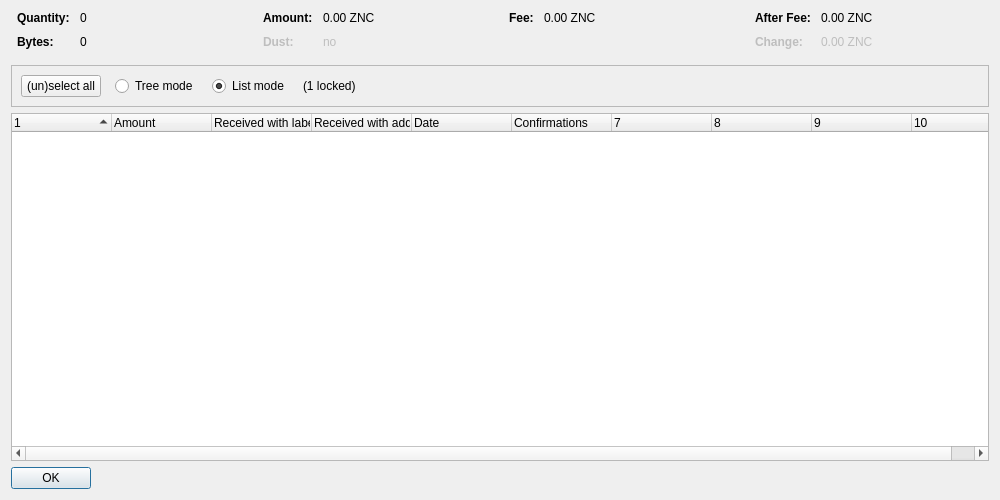
<?xml version="1.0" encoding="UTF-8"?>
<ui version="4.0">
 <class>CoinControlDialog</class>
 <widget class="QDialog" name="CoinControlDialog">
  <property name="geometry">
   <rect>
    <x>0</x>
    <y>0</y>
    <width>1000</width>
    <height>500</height>
   </rect>
  </property>
  <property name="windowTitle">
   <string>Coin Selection</string>
  </property>
  <layout class="QVBoxLayout" name="verticalLayout">
   <item>
    <layout class="QHBoxLayout" name="horizontalLayoutTop" stretch="0,0,0,0">
     <property name="topMargin">
      <number>0</number>
     </property>
     <property name="bottomMargin">
      <number>10</number>
     </property>
     <item>
      <layout class="QFormLayout" name="formLayoutCoinControl1">
       <property name="horizontalSpacing">
        <number>10</number>
       </property>
       <property name="verticalSpacing">
        <number>10</number>
       </property>
       <property name="leftMargin">
        <number>6</number>
       </property>
       <property name="rightMargin">
        <number>6</number>
       </property>
       <item row="0" column="0">
        <widget class="QLabel" name="labelCoinControlQuantityText">
         <property name="font">
          <font>
           <weight>75</weight>
           <bold>true</bold>
          </font>
         </property>
         <property name="text">
          <string>Quantity:</string>
         </property>
        </widget>
       </item>
       <item row="0" column="1">
        <widget class="QLabel" name="labelCoinControlQuantity">
         <property name="cursor">
          <cursorShape>IBeamCursor</cursorShape>
         </property>
         <property name="contextMenuPolicy">
          <enum>Qt::ActionsContextMenu</enum>
         </property>
         <property name="text">
          <string notr="true">0</string>
         </property>
         <property name="textInteractionFlags">
          <set>Qt::LinksAccessibleByMouse|Qt::TextSelectableByKeyboard|Qt::TextSelectableByMouse</set>
         </property>
        </widget>
       </item>
       <item row="1" column="0">
        <widget class="QLabel" name="labelCoinControlBytesText">
         <property name="font">
          <font>
           <weight>75</weight>
           <bold>true</bold>
          </font>
         </property>
         <property name="text">
          <string>Bytes:</string>
         </property>
        </widget>
       </item>
       <item row="1" column="1">
        <widget class="QLabel" name="labelCoinControlBytes">
         <property name="cursor">
          <cursorShape>IBeamCursor</cursorShape>
         </property>
         <property name="contextMenuPolicy">
          <enum>Qt::ActionsContextMenu</enum>
         </property>
         <property name="text">
          <string notr="true">0</string>
         </property>
         <property name="textInteractionFlags">
          <set>Qt::LinksAccessibleByMouse|Qt::TextSelectableByKeyboard|Qt::TextSelectableByMouse</set>
         </property>
        </widget>
       </item>
      </layout>
     </item>
     <item>
      <layout class="QFormLayout" name="formLayoutCoinControl2">
       <property name="horizontalSpacing">
        <number>10</number>
       </property>
       <property name="verticalSpacing">
        <number>10</number>
       </property>
       <property name="leftMargin">
        <number>6</number>
       </property>
       <property name="rightMargin">
        <number>6</number>
       </property>
       <item row="0" column="0">
        <widget class="QLabel" name="labelCoinControlAmountText">
         <property name="font">
          <font>
           <weight>75</weight>
           <bold>true</bold>
          </font>
         </property>
         <property name="text">
          <string>Amount:</string>
         </property>
        </widget>
       </item>
       <item row="0" column="1">
        <widget class="QLabel" name="labelCoinControlAmount">
         <property name="cursor">
          <cursorShape>IBeamCursor</cursorShape>
         </property>
         <property name="contextMenuPolicy">
          <enum>Qt::ActionsContextMenu</enum>
         </property>
         <property name="text">
          <string notr="true">0.00 ZNC</string>
         </property>
         <property name="textInteractionFlags">
          <set>Qt::LinksAccessibleByMouse|Qt::TextSelectableByKeyboard|Qt::TextSelectableByMouse</set>
         </property>
        </widget>
       </item>
       <item row="1" column="0">
        <widget class="QLabel" name="labelCoinControlLowOutputText">
         <property name="enabled">
          <bool>false</bool>
         </property>
         <property name="font">
          <font>
           <weight>75</weight>
           <bold>true</bold>
          </font>
         </property>
         <property name="text">
          <string>Dust:</string>
         </property>
        </widget>
       </item>
       <item row="1" column="1">
        <widget class="QLabel" name="labelCoinControlLowOutput">
         <property name="enabled">
          <bool>false</bool>
         </property>
         <property name="cursor">
          <cursorShape>IBeamCursor</cursorShape>
         </property>
         <property name="contextMenuPolicy">
          <enum>Qt::ActionsContextMenu</enum>
         </property>
         <property name="text">
          <string notr="true">no</string>
         </property>
         <property name="textInteractionFlags">
          <set>Qt::LinksAccessibleByMouse|Qt::TextSelectableByKeyboard|Qt::TextSelectableByMouse</set>
         </property>
        </widget>
       </item>
      </layout>
     </item>
     <item>
      <layout class="QFormLayout" name="formLayoutCoinControl3">
       <property name="horizontalSpacing">
        <number>10</number>
       </property>
       <property name="verticalSpacing">
        <number>10</number>
       </property>
       <property name="leftMargin">
        <number>6</number>
       </property>
       <property name="rightMargin">
        <number>6</number>
       </property>
       <item row="0" column="0">
        <widget class="QLabel" name="labelCoinControlFeeText">
         <property name="font">
          <font>
           <weight>75</weight>
           <bold>true</bold>
          </font>
         </property>
         <property name="text">
          <string>Fee:</string>
         </property>
        </widget>
       </item>
       <item row="0" column="1">
        <widget class="QLabel" name="labelCoinControlFee">
         <property name="cursor">
          <cursorShape>IBeamCursor</cursorShape>
         </property>
         <property name="contextMenuPolicy">
          <enum>Qt::ActionsContextMenu</enum>
         </property>
         <property name="text">
          <string notr="true">0.00 ZNC</string>
         </property>
         <property name="textInteractionFlags">
          <set>Qt::LinksAccessibleByMouse|Qt::TextSelectableByKeyboard|Qt::TextSelectableByMouse</set>
         </property>
        </widget>
       </item>
      </layout>
     </item>
     <item>
      <layout class="QFormLayout" name="formLayoutCoinControl4">
       <property name="horizontalSpacing">
        <number>10</number>
       </property>
       <property name="verticalSpacing">
        <number>10</number>
       </property>
       <property name="leftMargin">
        <number>6</number>
       </property>
       <property name="rightMargin">
        <number>6</number>
       </property>
       <item row="0" column="0">
        <widget class="QLabel" name="labelCoinControlAfterFeeText">
         <property name="font">
          <font>
           <weight>75</weight>
           <bold>true</bold>
          </font>
         </property>
         <property name="text">
          <string>After Fee:</string>
         </property>
        </widget>
       </item>
       <item row="0" column="1">
        <widget class="QLabel" name="labelCoinControlAfterFee">
         <property name="cursor">
          <cursorShape>IBeamCursor</cursorShape>
         </property>
         <property name="contextMenuPolicy">
          <enum>Qt::ActionsContextMenu</enum>
         </property>
         <property name="text">
          <string notr="true">0.00 ZNC</string>
         </property>
         <property name="textInteractionFlags">
          <set>Qt::LinksAccessibleByMouse|Qt::TextSelectableByKeyboard|Qt::TextSelectableByMouse</set>
         </property>
        </widget>
       </item>
       <item row="1" column="0">
        <widget class="QLabel" name="labelCoinControlChangeText">
         <property name="enabled">
          <bool>false</bool>
         </property>
         <property name="font">
          <font>
           <weight>75</weight>
           <bold>true</bold>
          </font>
         </property>
         <property name="text">
          <string>Change:</string>
         </property>
        </widget>
       </item>
       <item row="1" column="1">
        <widget class="QLabel" name="labelCoinControlChange">
         <property name="enabled">
          <bool>false</bool>
         </property>
         <property name="cursor">
          <cursorShape>IBeamCursor</cursorShape>
         </property>
         <property name="contextMenuPolicy">
          <enum>Qt::ActionsContextMenu</enum>
         </property>
         <property name="text">
          <string notr="true">0.00 ZNC</string>
         </property>
         <property name="textInteractionFlags">
          <set>Qt::LinksAccessibleByMouse|Qt::TextSelectableByKeyboard|Qt::TextSelectableByMouse</set>
         </property>
        </widget>
       </item>
      </layout>
     </item>
    </layout>
   </item>
   <item>
    <widget class="QFrame" name="frame">
     <property name="minimumSize">
      <size>
       <width>0</width>
       <height>40</height>
      </size>
     </property>
     <property name="frameShape">
      <enum>QFrame::StyledPanel</enum>
     </property>
     <property name="frameShadow">
      <enum>QFrame::Sunken</enum>
     </property>
     <layout class="QHBoxLayout" name="horizontalLayout">
      <item>
       <layout class="QHBoxLayout" name="horizontalLayoutPanel" stretch="0,0,0,0,0">
        <property name="spacing">
         <number>14</number>
        </property>
        <item>
         <widget class="QPushButton" name="pushButtonSelectAll">
          <property name="sizePolicy">
           <sizepolicy hsizetype="Maximum" vsizetype="Fixed">
            <horstretch>0</horstretch>
            <verstretch>0</verstretch>
           </sizepolicy>
          </property>
          <property name="text">
           <string>(un)select all</string>
          </property>
          <property name="autoDefault">
           <bool>false</bool>
          </property>
         </widget>
        </item>
        <item>
         <widget class="QRadioButton" name="radioTreeMode">
          <property name="sizePolicy">
           <sizepolicy hsizetype="Maximum" vsizetype="Fixed">
            <horstretch>0</horstretch>
            <verstretch>0</verstretch>
           </sizepolicy>
          </property>
          <property name="text">
           <string>Tree mode</string>
          </property>
         </widget>
        </item>
        <item>
         <widget class="QRadioButton" name="radioListMode">
          <property name="sizePolicy">
           <sizepolicy hsizetype="Maximum" vsizetype="Fixed">
            <horstretch>0</horstretch>
            <verstretch>0</verstretch>
           </sizepolicy>
          </property>
          <property name="text">
           <string>List mode</string>
          </property>
          <property name="checked">
           <bool>true</bool>
          </property>
         </widget>
        </item>
        <item>
         <widget class="QLabel" name="labelLocked">
          <property name="text">
           <string notr="true">(1 locked)</string>
          </property>
         </widget>
        </item>
        <item>
         <spacer name="horizontalSpacer">
          <property name="orientation">
           <enum>Qt::Horizontal</enum>
          </property>
          <property name="sizeHint" stdset="0">
           <size>
            <width>40</width>
            <height>20</height>
           </size>
          </property>
         </spacer>
        </item>
       </layout>
      </item>
     </layout>
    </widget>
   </item>
   <item>
    <widget class="CoinControlTreeWidget" name="treeWidget">
     <property name="contextMenuPolicy">
      <enum>Qt::CustomContextMenu</enum>
     </property>
     <property name="sortingEnabled">
      <bool>false</bool>
     </property>
     <property name="columnCount">
      <number>10</number>
     </property>
     <attribute name="headerShowSortIndicator" stdset="0">
      <bool>true</bool>
     </attribute>
     <attribute name="headerStretchLastSection">
      <bool>false</bool>
     </attribute>
     <column>
      <property name="text">
       <string/>
      </property>
     </column>
     <column>
      <property name="text">
       <string>Amount</string>
      </property>
     </column>
     <column>
      <property name="text">
       <string>Received with label</string>
      </property>
     </column>
     <column>
      <property name="text">
       <string>Received with address</string>
      </property>
     </column>
     <column>
      <property name="text">
       <string>Date</string>
      </property>
     </column>
     <column>
      <property name="text">
       <string>Confirmations</string>
      </property>
      <property name="toolTip">
       <string>Confirmed</string>
      </property>
     </column>
     <column>
      <property name="text">
       <string/>
      </property>
     </column>
     <column>
      <property name="text">
       <string/>
      </property>
     </column>
     <column>
      <property name="text">
       <string/>
      </property>
     </column>
     <column>
      <property name="text">
       <string/>
      </property>
     </column>
    </widget>
   </item>
   <item>
    <widget class="QDialogButtonBox" name="buttonBox">
     <property name="sizePolicy">
      <sizepolicy hsizetype="Maximum" vsizetype="Fixed">
       <horstretch>0</horstretch>
       <verstretch>0</verstretch>
      </sizepolicy>
     </property>
     <property name="orientation">
      <enum>Qt::Horizontal</enum>
     </property>
     <property name="standardButtons">
      <set>QDialogButtonBox::Ok</set>
     </property>
    </widget>
   </item>
  </layout>
 </widget>
 <customwidgets>
  <customwidget>
   <class>CoinControlTreeWidget</class>
   <extends>QTreeWidget</extends>
   <header>coincontroltreewidget.h</header>
  </customwidget>
 </customwidgets>
 <resources/>
 <connections/>
</ui>
